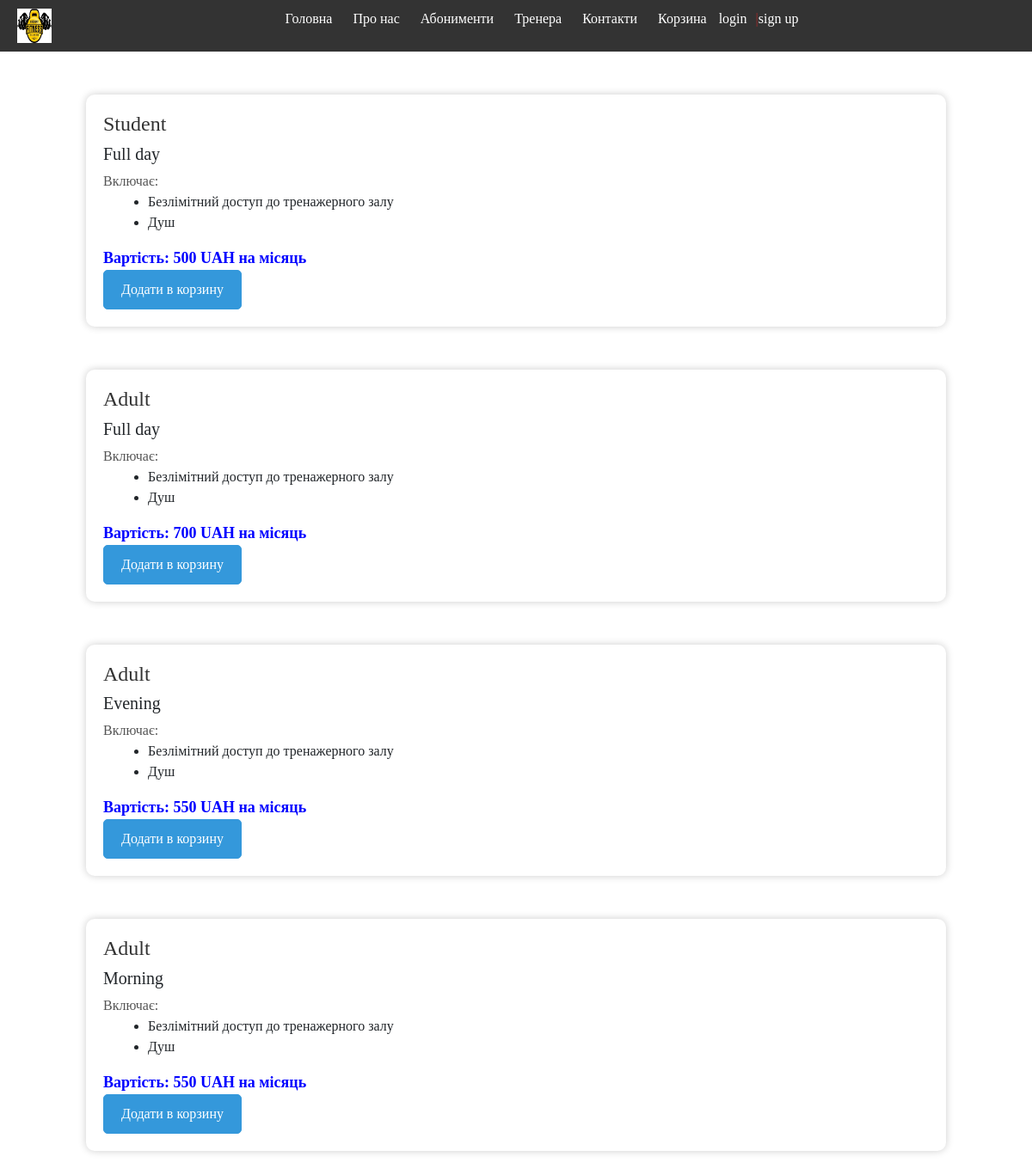
The page /ticket/ on the database as committed earlier.
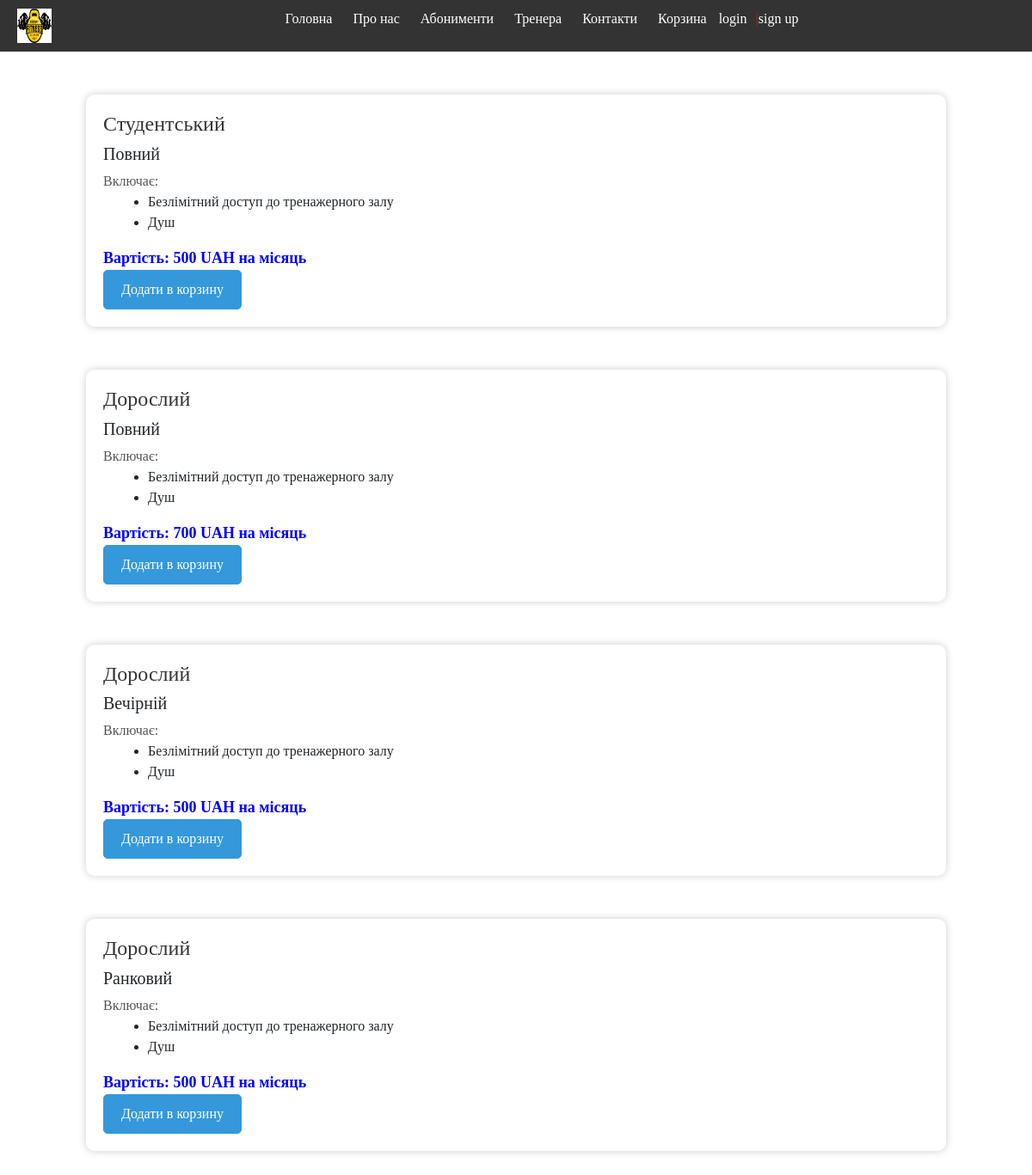
The same page on the database as committed later.
### store/models.py (models this page shows, shortened)
class Ticket(models.Model):
    type = models.CharField(max_length=35)
    type_day = models.CharField(max_length=35)
    price = models.CharField(max_length=10)
    class Meta:
        verbose_name = 'Абонемент'
        verbose_name_plural = 'Абонементи'

### store/views.py (the view)
# urls.py: path('ticket/', TicketView.as_view(), name='ticket'),
class TicketView(ListView):
    model = Ticket
    template_name = 'ticket/ticket.html'
    def get_context_data(self, *, object_list=None, **kwargs):
        context = super(TicketView, self).get_context_data(**kwargs)
        context['title'] = "Ticket"
        return context

### templates/ticket/ticket.html
{% extends 'base.html' %}
{% block content %}
    {% for ticket in object_list %}
        <div class="abonement">
            <h1>{{ ticket.type }}</h1>
            <h5>{{ ticket.type_day }}</h5>
            <p>Включає:</p>
            <ul>
                <li>Безлімітний доступ до тренажерного залу</li>
                <li>Душ</li>
            </ul>
            <p class="price">Вартість: {{ticket.price}} UAH на місяць</p>
            <a href="{% url 'basket_add' ticket.id %}" class="btn-delete-ticket">Додати в корзину</a>
        </div>
    {% endfor %}
{% endblock %}

Rows that differ between the two databases and show on the page:
changed Ticket: type "Student" → "Студентський"; type_day "Full day" → "Повний"
changed Ticket (number 2 of 4 on the later page): type "Adult" → "Дорослий"; type_day "Full day" → "Повний"
changed Ticket: type "Adult" → "Дорослий"; type_day "Evening" → "Вечірній"; price "550" → "500"
changed Ticket: type "Adult" → "Дорослий"; type_day "Morning" → "Ранковий"; price "550" → "500"
